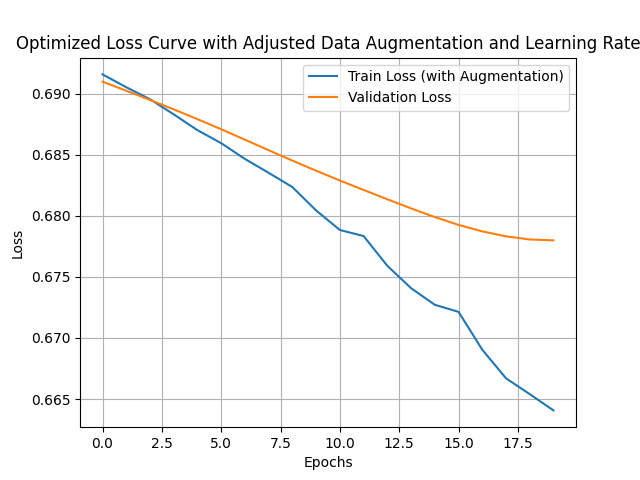

The Python source for this figure:
import os
import numpy as np
import matplotlib.pyplot as plt
from tensorflow.keras.preprocessing.image import load_img, img_to_array, ImageDataGenerator
from tensorflow.keras.models import Sequential
from tensorflow.keras.layers import Dense, Conv2D, MaxPooling2D, UpSampling2D
from tensorflow.keras.optimizers import Adam
from tensorflow.keras.callbacks import ReduceLROnPlateau

# 1. Bilder laden und vorverarbeiten
def load_images(image_folder):
    images = []
    for file_name in os.listdir(image_folder):
        if file_name.endswith('.jpg'):  # Auf '.jpg' prüfen
            image = load_img(os.path.join(image_folder, file_name), target_size=(256, 256), color_mode='grayscale')
            image = img_to_array(image)
            images.append(image)
    images = np.array(images, dtype='float32') / 255.0  # Normalisierung
    return images

# Pfade zu den Ordnern
train_image_folder = 'C:\\Users\\dokov\\Documents\\Uni\\HiWi\\Keytool\\bilder256'  # Trainingsdaten
val_image_folder = 'C:\\Users\\dokov\\Documents\\Uni\\HiWi\\Keytool\\val'  # Validierungsdaten

# Trainings- und Validierungsbilder laden
x_train = load_images(train_image_folder)
x_val = load_images(val_image_folder)

# 2. Datenaugmentation einrichten (leicht angepasst)
datagen = ImageDataGenerator(
    rotation_range=10,  # Leicht reduzierte Rotation
    width_shift_range=0.1,  # Leicht reduzierte Verschiebung
    height_shift_range=0.1,  # Leicht reduzierte Verschiebung
    shear_range=0.1,  # Leicht reduzierte Verzerrung
    zoom_range=0.1,  # Leicht reduzierter Zoom
    horizontal_flip=True,  # Horizontales Spiegeln bleibt gleich
    fill_mode='nearest'
)

# 3. Encoder-Decoder-Modell definieren
def create_autoencoder(input_shape=(256, 256, 1)):
    model = Sequential()
    
    # Encoder
    model.add(Conv2D(32, kernel_size=(3, 3), activation='relu', padding='same', input_shape=input_shape))
    model.add(MaxPooling2D(pool_size=(2, 2), padding='same'))
    model.add(Conv2D(64, kernel_size=(3, 3), activation='relu', padding='same'))
    model.add(MaxPooling2D(pool_size=(2, 2), padding='same'))
    model.add(Conv2D(128, kernel_size=(3, 3), activation='relu', padding='same'))
    model.add(MaxPooling2D(pool_size=(2, 2), padding='same'))
    
    # Decoder
    model.add(Conv2D(128, kernel_size=(3, 3), activation='relu', padding='same'))
    model.add(UpSampling2D((2, 2)))
    model.add(Conv2D(64, kernel_size=(3, 3), activation='relu', padding='same'))
    model.add(UpSampling2D((2, 2)))
    model.add(Conv2D(32, kernel_size=(3, 3), activation='relu', padding='same'))
    model.add(UpSampling2D((2, 2)))
    model.add(Conv2D(1, kernel_size=(3, 3), activation='sigmoid', padding='same'))
    
    model.compile(optimizer=Adam(learning_rate=0.00005), loss='binary_crossentropy')  # Lernrate weiter reduziert
    return model

# Autoencoder-Modell erstellen
autoencoder = create_autoencoder()

# Lernraten-Scheduler hinzufügen
lr_scheduler = ReduceLROnPlateau(monitor='val_loss', factor=0.5, patience=3, verbose=1)

# 4. Modell trainieren mit augmentierten Daten und Loss-Kurve darstellen
history = autoencoder.fit(
    datagen.flow(x_train, x_train, batch_size=64),  # Erhöhte Batchgröße auf 64
    steps_per_epoch=len(x_train) // 64,
    epochs=20,
    validation_data=(x_val, x_val),  # Validierungsdaten werden nicht augmentiert
    callbacks=[lr_scheduler],  # Lernraten-Scheduler hinzufügen
    verbose=1
)

plt.plot(history.history['loss'], label='Train Loss (with Augmentation)')
plt.plot(history.history['val_loss'], label='Validation Loss')
plt.title('Optimized Loss Curve with Adjusted Data Augmentation and Learning Rate')
plt.xlabel('Epochs')
plt.ylabel('Loss')
plt.legend()
plt.grid(True)
plt.show()

# 5. Modellbewertung
test_loss = autoencoder.evaluate(x_val, x_val)  # Testen mit Validierungsdaten
print(f'Test Loss: {test_loss}')
